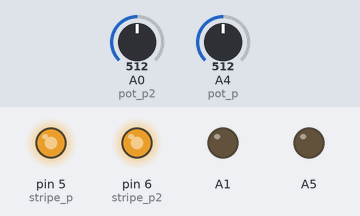
A sketch run on a simulated Arduino Uno, built with avr-gcc and run on an emulated ATmega328P. On the bench: output pins drawn as LEDs (lit = HIGH). The test bench sets the inputs (shaded band); at power-on: A0 (pot_p2) = 512, A4 (pot_p) = 512.

Above: at 1.2 s.
1.3 s: A0 (pot_p2) set to 716
4.3 s: A4 (pot_p) set to 496
At 6.2 s:
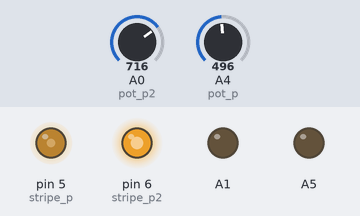
7.3 s: A4 (pot_p) set to 306
At 7.45 s:
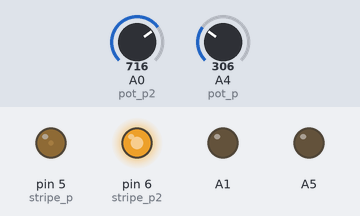
10.3 s: A0 (pot_p2) set to 611
11.8 s: A0 (pot_p2) set to 583
At 11.95 s:
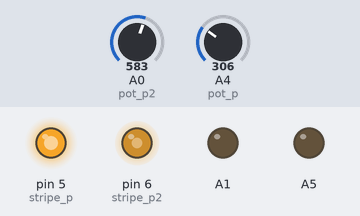
At 13.6 s:
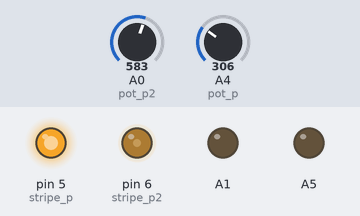
14.8 s: A4 (pot_p) set to 122
Timing chart, 0 to 17.9 s (numbered marks = the images above; inputs shaded):
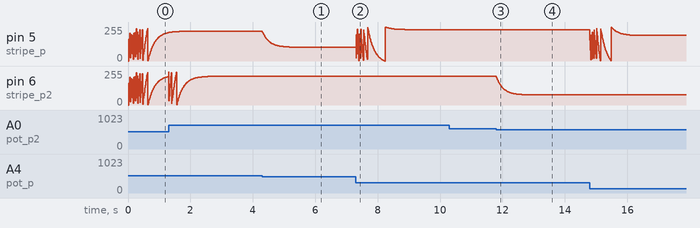

Measured:
- the behaviour switches between 510 and 509 on A4 (pot_p) (found by bisection; images 0 and 1)
- the behaviour switches between 598 and 597 on A0 (pot_p2) (found by bisection; images 2 and 3)
- after the input at 4.3 s, pin 5 (stripe_p): moves from 223/255 to 104/255 over 1.0 s, starting at once
- after the input at 10.3 s, every drawn part: stays the same
- after the input at 11.8 s, pin 6 (stripe_p2): moves from 215/255 to 76/255 over 1.1 s, starting at once

The sketch:

dimmer_DC_pot.ino
```cpp
#define stripe_p		5 //3904+150R irlz44+pull_up 75R
#define stripe_p2		6
#define pot_p			A4
#define pot_p2			A0

float val1;
float val2;

void setup() {
	pinMode(stripe_p, OUTPUT);
	pinMode(stripe_p2, OUTPUT);

	pinMode(pot_p,INPUT_PULLUP);
	pinMode(A5,OUTPUT);

	pinMode(A0,INPUT_PULLUP);
	pinMode(A1,OUTPUT);

	//Serial.begin(57600);
	delay(10);
	val1=constrain(map(analogRead(pot_p), 10, 600, 0,255),0,255);
	val2=constrain(map(analogRead(pot_p2), 10, 600, 0,255),0,255);
}


//int il;
void loop()
{
	delay(10);

	val1=val1*0.95+constrain(map(analogRead(pot_p), 10, 600, 0,255),1,254);
	val2=val2*0.95+constrain(map(analogRead(pot_p2), 10, 600, 0,255),1,254);

	analogWrite(stripe_p, (byte)val1);

	analogWrite(stripe_p2, (byte)val2);

	//Serial.print(analogRead(pot_p)); Serial.print(" ");
	//Serial.println(map(analogRead(pot_p), 0, 1023, 10,250));


}
```
